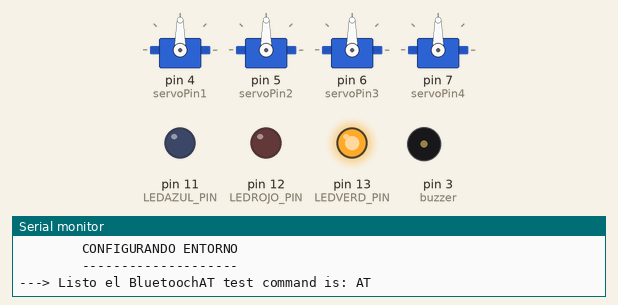
Bench run of a sketch on a simulated Arduino Uno, built with avr-gcc and run on an emulated ATmega328P. On the bench: 4 × servo, output pins drawn as LEDs (lit = HIGH), buzzer (waves = sounding), the last lines printed to the serial monitor. Random numbers use the default seed unless the sketch sets one.

Above: at 0.1 s.
At 10.2 s:
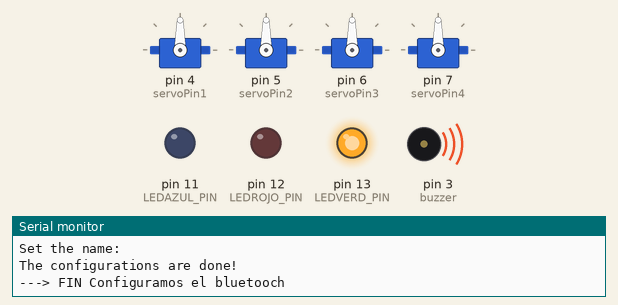
At 14.6 s:
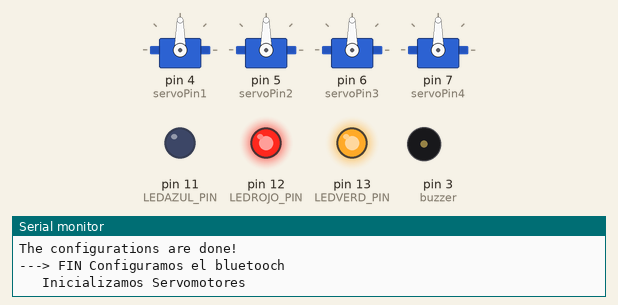
At 122.0 s:
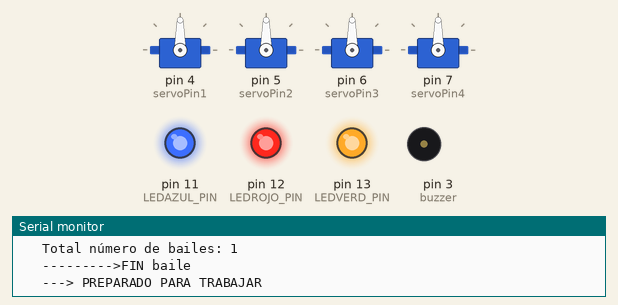
Timing chart, 0 to 128.4 s (numbered marks = the images above):
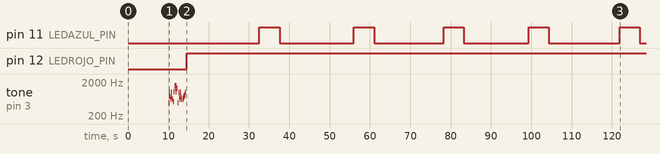

The sketch:

JLBR4DOF05.ino
```cpp
/*
Proceso: BR4DOF05.INO
Descripción: Robot Brazo Robotico con 4DOF y en modo Automático
Fecha: 11-05-2024
Autor: José Javier LLoris Roig
Email: javierllorisprogramador@gmail.com

Tarjetas para el harware:
--------------------------------------------------------------------------
Tarjeta arduino uno Rev3  = Tarjeta base arduino uno Rev
HC-06                     = Tarjeta Bluetooch con 4 pines
Sensor Shield V5.0        = Tarjeta para conectar 16 servomotores

Musica optenida:
--------------------------------------------------------------------------
La musica es la melodia de Pac-Man, es necesario conectar un zumbador
Mas melodias en: https://github.com/robsoncouto/arduino-songs

Información adicional para el Bluetooch HC-06
--------------------------------------------------------------------------
  Set baudrate to 9600
  AT+BAUD1  OK1200  Sets the baud rate to 1200
  AT+BAUD2  OK2400  Sets the baud rate to 2400
  AT+BAUD3  OK4800  Sets the baud rate to 4800
  AT+BAUD4  OK9600  Sets the baud rate to 9600
  AT+BAUD5  OK19200 Sets the baud rate to 19200
  AT+BAUD6  OK38400 Sets the baud rate to 38400
  AT+BAUD7  OK57600 Sets the baud rate to 57600
  AT+BAUD8  OK115200  Sets the baud rate to 115200
  AT+BAUD9  OK230400  Sets the baud rate to 230400
  AT+BAUDA  OK460800  Sets the baud rate to 460800
  AT+BAUDB  OK921600  Sets the baud rate to 921600
  AT+BAUDC  OK1382400 Sets the baud rate to 1382400

  Algunos comandos AT:
  --------------------
  AT+RESET - Reinicia el módulo
  AT+ORGL - Valores de fabrica
  AT+NAMExxxxx - Cambiar nombre
  AT+BAUDx - Cambiar velocidad
  AT+PINxxxx - Cambiar PIN de conexion

**************************************************************************
* NOTAS DEL AUTOR                                                        *
**************************************************************************

*/

#include <Servo.h>
#include <SoftwareSerial.h>

#define ROBOT_NAME "JLR_Robotics"

// Constantes para el bluetooch
#define BLUETOOTH_SPEED  9600  // 34800
#define BLUETOOTH_PINRX     9  // Pin  9 para RX del bluetooch
#define BLUETOOTH_PINTX    10  // Pin 10 para TX del bluetooch

// Constantes para los Leds
#define LEDAZUL_PIN       11   // Pin led azul
#define LEDROJO_PIN       12   // Pin led rojo
#define LEDVERD_PIN       13   // Pin led verde

// Constante para el zumbador
#define ZUMBADOR_PIN       3   // Pin zumbador

// Constante para la velocidad de los servomotores
//---------------------------------------->#define SPEEDDELAY        15   // Pin zumbador

//******************************************************************************
// NOTA:  modificar los digitos por el nombre de la constante en la llamada
//        que mueve los servos
//******************************************************************************

// Creamos el objeto mySerial para el bluetooch
// Connect the HC-06 TX to Arduino pin 10 RX.
// Connect the HC-06 RX to Arduino pin 11 TX.
SoftwareSerial mySerial( BLUETOOTH_PINRX, BLUETOOTH_PINTX);

//---> Define los pines para cada servomotor
const int servoPin1 = 4;  // Servo1 - Cadera
const int servoPin2 = 5;  // Servo2 - Antebrazo
const int servoPin3 = 6;  // Servo3 - Codo
const int servoPin4 = 7;  // Servo4 - Pinza

//---> Creamos los objetos para los 4 Servomotores
Servo servo1;             // Servo1 - Cadera
Servo servo2;             // Servo2 - Antebrazo
Servo servo3;             // Servo3 - Codo
Servo servo4;             // Servo4 - Pinza

/*---> Variables para el Blink LED */

// ledState used to set the LED (LOW - HIGH)
// ledState estado del LED (LOW - HIGH)
int ledState = LOW;

// Generally, you should use "unsigned long" for variables that hold time
// The value will quickly become too large for an int to store
// will store last time LED was updated

// Almacenará la última vez que se actualizó el LED
unsigned long previousMillis = 0;
// constants won't change:
const long interval = 10; //1000;  // interval at which to blink (milliseconds) por defecto poner 500
// check to see if it's time to blink the LED; that is, if the difference
// between the current time and last time you blinked the LED is bigger than
// the interval at which you want to blink the LED.
unsigned long currentMillis = 0;
/*----------------------------------------------------------------------*/

// Creamos el objeto mySerial para el bluetooch
//SoftwareSerial mySerial( BLUETOOTH_PINRX, BLUETOOTH_PINTX);

//---> Declaramos las variables para bluetooch
//char nBaudios ='4';   // Baudios a 9600

//---> Declaramos las variables de lectura serie
char a;               //
//char cReadSerial;   //
String readString;    //

// Notas para la melodia del Pac-Man
#define NOTE_B0  31
#define NOTE_C1  33
#define NOTE_CS1 35
#define NOTE_D1  37
#define NOTE_DS1 39
#define NOTE_E1  41
#define NOTE_F1  44
#define NOTE_FS1 46
#define NOTE_G1  49
#define NOTE_GS1 52
#define NOTE_A1  55
#define NOTE_AS1 58
#define NOTE_B1  62
#define NOTE_C2  65
#define NOTE_CS2 69
#define NOTE_D2  73
#define NOTE_DS2 78
#define NOTE_E2  82
#define NOTE_F2  87
#define NOTE_FS2 93
#define NOTE_G2  98
#define NOTE_GS2 104
#define NOTE_A2  110
#define NOTE_AS2 117
#define NOTE_B2  123
#define NOTE_C3  131
#define NOTE_CS3 139
#define NOTE_D3  147
#define NOTE_DS3 156
#define NOTE_E3  165
#define NOTE_F3  175
#define NOTE_FS3 185
#define NOTE_G3  196
#define NOTE_GS3 208
#define NOTE_A3  220
#define NOTE_AS3 233
#define NOTE_B3  247
#define NOTE_C4  262
#define NOTE_CS4 277
#define NOTE_D4  294
#define NOTE_DS4 311
#define NOTE_E4  330
#define NOTE_F4  349
#define NOTE_FS4 370
#define NOTE_G4  392
#define NOTE_GS4 415
#define NOTE_A4  440
#define NOTE_AS4 466
#define NOTE_B4  494
#define NOTE_C5  523
#define NOTE_CS5 554
#define NOTE_D5  587
#define NOTE_DS5 622
#define NOTE_E5  659
#define NOTE_F5  698
#define NOTE_FS5 740
#define NOTE_G5  784
#define NOTE_GS5 831
#define NOTE_A5  880
#define NOTE_AS5 932
#define NOTE_B5  988
#define NOTE_C6  1047
#define NOTE_CS6 1109
#define NOTE_D6  1175
#define NOTE_DS6 1245
#define NOTE_E6  1319
#define NOTE_F6  1397
#define NOTE_FS6 1480
#define NOTE_G6  1568
#define NOTE_GS6 1661
#define NOTE_A6  1760
#define NOTE_AS6 1865
#define NOTE_B6  1976
#define NOTE_C7  2093
#define NOTE_CS7 2217
#define NOTE_D7  2349
#define NOTE_DS7 2489
#define NOTE_E7  2637
#define NOTE_F7  2794
#define NOTE_FS7 2960
#define NOTE_G7  3136
#define NOTE_GS7 3322
#define NOTE_A7  3520
#define NOTE_AS7 3729
#define NOTE_B7  3951
#define NOTE_C8  4186
#define NOTE_CS8 4435
#define NOTE_D8  4699
#define NOTE_DS8 4978
#define REST        0

/*--------------------------------------------------------------------------------------*/
/* Función:                                                                             */
/* Descripción:                                                                         */
/* Devuelve: Nada                                                                       */
/*--------------------------------------------------------------------------------------*/
void MusicInit() {

// change this to make the song slower or faster
int tempo = 105;

// change this to whichever pin you want to use
int buzzer = 3;

// notes of the moledy followed by the duration.
// a 4 means a quarter note, 8 an eighteenth , 16 sixteenth, so on
// !!negative numbers are used to represent dotted notes,
// so -4 means a dotted quarter note, that is, a quarter plus an eighteenth!!
int melody[] = {

  // Pacman
  // Score available at https://musescore.com/user/85429/scores/107109
  NOTE_B4, 16, NOTE_B5, 16, NOTE_FS5, 16, NOTE_DS5, 16, //1
  NOTE_B5, 32, NOTE_FS5, -16, NOTE_DS5, 8, NOTE_C5, 16,
  NOTE_C6, 16, NOTE_G6, 16, NOTE_E6, 16, NOTE_C6, 32, NOTE_G6, -16, NOTE_E6, 8,

  NOTE_B4, 16,  NOTE_B5, 16,  NOTE_FS5, 16,   NOTE_DS5, 16,  NOTE_B5, 32,  //2
  NOTE_FS5, -16, NOTE_DS5, 8,  NOTE_DS5, 32, NOTE_E5, 32,  NOTE_F5, 32,
  NOTE_F5, 32,  NOTE_FS5, 32,  NOTE_G5, 32,  NOTE_G5, 32, NOTE_GS5, 32,  NOTE_A5, 16, NOTE_B5, 8
};

// sizeof gives the number of bytes, each int value is composed of two bytes (16 bits)
// there are two values per note (pitch and duration), so for each note there are four bytes
int notes = sizeof(melody) / sizeof(melody[0]) / 2;

// this calculates the duration of a whole note in ms
int wholenote = (60000 * 4) / tempo;

int divider = 0, noteDuration = 0;

  // iterate over the notes of the melody.
  // Remember, the array is twice the number of notes (notes + durations)
  for (int thisNote = 0; thisNote < notes * 2; thisNote = thisNote + 2) {

    // calculates the duration of each note
    divider = melody[thisNote + 1];
    if (divider > 0) {
      // regular note, just proceed
      noteDuration = (wholenote) / divider;
    } else if (divider < 0) {
      // dotted notes are represented with negative durations!!
      noteDuration = (wholenote) / abs(divider);
      noteDuration *= 1.5; // increases the duration in half for dotted notes
    }

    // we only play the note for 90% of the duration, leaving 10% as a pause
    tone(buzzer, melody[thisNote], noteDuration * 0.9);

    // Wait for the specief duration before playing the next note.
    delay(noteDuration);

    // stop the waveform generation before the next note.
    noTone(buzzer);
  }
}
/*--------------------------------------------------------------------------------------*/
/* Función: BlinkLed()                                                                  */
/* Descripción:                                                                         */
/* Devuelve: Nada                                                                       */
/*--------------------------------------------------------------------------------------*/
void BlinkLed() {

  currentMillis = millis();

  if (currentMillis - previousMillis >= interval){

     // save the last time you blinked the LED
     previousMillis = currentMillis;

     // if the LED is off turn it on and vice-versa:
     if (ledState == LOW){
        ledState = HIGH;
     } else {
       ledState = LOW;
     }

    // set the LED with the ledState of the variable:
    digitalWrite( LEDROJO_PIN, ledState);
  }
}
/*--------------------------------------------------------------------------------------*/
/* Función: ConectBluetooch()                                                           */
/* Descripción:                                                                         */
/* Devuelve: Nada                                                                       */
/*--------------------------------------------------------------------------------------*/
void ConectBluetooch() {

  //Serial.begin(BLUETOOTH_SPEED);		// comunicacion de monitor serial a 9600 bps
  //Serial.println("Listo");	// escribe Listo en el monitor
  //mySerial.begin(BLUETOOTH_SPEED);		// comunicacion serie entre Arduino y el modulo a 38400 bps

  // Configuramos la velocidad para Bluetooth
  //Serial.begin(BLUETOOTH_SPEED);
  //mySerial.begin(BLUETOOTH_SPEED);

  // Configuramos la velocidad para Bluetooth
  Serial.begin(BLUETOOTH_SPEED);
  mySerial.begin(BLUETOOTH_SPEED);

  // Configuramos la velocidad de consulta al puerto de serie
  mySerial.setTimeout(1);

  // Espera 20 milisegundos
  delay(20);

  // Activamos los pin del bluetooch
  digitalWrite(BLUETOOTH_PINRX, HIGH);
  digitalWrite(BLUETOOTH_PINTX, HIGH);

//---------------------------------------probar con attach  AQUI---------------------------------------

  // Mensajes al puerto de serie
  Serial.print("---> Listo el Bluetooch");

  // Should respond with OK
  Serial.print("AT test command is: ");
  Serial.print("AT");
  waitResponse();

  // Set baud rate to 9600
  Serial.print("Set baud rate: ");
  mySerial.print("AT+BAUD4");
  waitResponse();

  // Should respond with its version
  Serial.print("AT version is: ");
  mySerial.print("AT+VERSION");
  waitResponse();

  // Set pin
  Serial.print("Set pin: ");
  mySerial.print("AT+PIN1234");
  waitResponse();

  // Set the name to ROBOT_NAME
  Serial.print("Set the name: ");
  String rnc = String("AT+NAME") + String(ROBOT_NAME);
  mySerial.print(rnc);
  waitResponse();

  Serial.println("The configurations are done!");
  Serial.println("---> FIN Configuramos el bluetooch");

}
/*--------------------------------------------------------------------------------------*/
/* Función: waitResponse()                                                              */
/* Descripción:                                                                         */
/* Devuelve: Nada                                                                       */
/*--------------------------------------------------------------------------------------*/
void waitResponse() {

    delay(2000);

    while (mySerial.available()) {
        Serial.write(mySerial.read());
    }

    Serial.write("\n");
}
/*--------------------------------------------------------------------------------------*/
/* Función:                                                                             */
/* Descripción:                                                                         */
/* Devuelve: Nada                                                                       */
/*--------------------------------------------------------------------------------------*/
void moveServoSmoothly(Servo servo, int targetPos, int stepDelay) {

  int currentPos = servo.read();

  if (currentPos < targetPos) {
    for (int i = currentPos; i <= targetPos; i++) {
      servo.write(i);
      delay(stepDelay);
    }
  } else {
    for (int i = currentPos; i >= targetPos; i--) {
      servo.write(i);
      delay(stepDelay);
    }
  }
}
/*--------------------------------------------------------------------------------------*/
/* Función: setup()                                                                     */
/* Descripción:                                                                         */
/* Devuelve: Nada                                                                       */
/*--------------------------------------------------------------------------------------*/
void setup() {

  // Configuramos la velocidad trasmisión del puerto de serie
  Serial.begin( BLUETOOTH_SPEED );

  // Mensajes al puerto de serie
  Serial.println( "        CONFIGURANDO ENTORNO" );
  Serial.println( "        --------------------" );

  // Configuramos los pines para los servomotores
  servo1.attach( servoPin1 );
  servo2.attach( servoPin2 );
  servo3.attach( servoPin3 );
  servo4.attach( servoPin4 );

  // Configuramos loa 4 servomotores como entradas
  pinMode( servoPin1, OUTPUT );
  pinMode( servoPin2, OUTPUT );
  pinMode( servoPin3, OUTPUT );
  pinMode( servoPin4, OUTPUT );

  // Configuramos los led como salida
  pinMode( LEDROJO_PIN, OUTPUT );
  pinMode( LEDVERD_PIN, OUTPUT );
  pinMode( LEDAZUL_PIN, OUTPUT );

  // Encendemos led verde
  digitalWrite( LEDVERD_PIN, HIGH );

  // Configuramos y activamos el bluetooch
  ConectBluetooch();

  // Inicia la musica para indicar que el robot se va a poner en marcha
  MusicInit();

  // Inicia la demostración del ROBOT
  //InitDance();
  // Desconectamos el Led rojo
  //digitalWrite(LEDROJO_PIN, LOW);
  //delay(500);
  // Conectamos el Led azul,rojo y esperamos 3000 milisegundos
  //digitalWrite(LEDAZUL_PIN, HIGH);
  //digitalWrite(LEDVERD_PIN, HIGH);
  //delay(3000);
  // Desconectamos el Led azul
  //digitalWrite(LEDAZUL_PIN, LOW);

}
/*--------------------------------------------------------------------------------------*/
/* Función: InitDance()                                                                 */
/* Descripción:                                                                         */
/* Devuelve: Nada                                                                       */
/*--------------------------------------------------------------------------------------*/
void InitDance() {

  // Mensajes al puerto de serie
  Serial.println( "\t Inicializamos Servomotores" );

  // Inicializamos los servomotores
  moveServoSmoothly( servo1, 180, 15 ); //90
  moveServoSmoothly( servo2, 180, 15 );//180
  moveServoSmoothly( servo3, 180, 15 );//0
  moveServoSmoothly( servo4,   0, 15 );//0

  // Espera 500 milisegundos
  delay(500);

  // Mensajes al puerto de serie
  Serial.println( "\t ---> Iniciamos Baile" );

  // Comenzamos la demostración del ROBOT
  for (int repeat = 1; repeat < 2; repeat++ )
  {
    // Hacemos parpadear el led rojo
    // BlinkLed();

    // Realiza el baile de los servomotores
    for (int i = 1; i < 2; i++)
    {
      if( i == 1)
      {

        Serial.println("\t Dentro del If(i == 1)");

        // Mueve los servomotores a diferentes posiciones aleatorias
        // en la primera vuelta.
        // El servomotor 2 y 3 le indico que el maximo hacia abajo
        // 150 grados para que no choque con la caja de conexiones
        moveServoSmoothly( servo1, random( 0, 180 ), 15 );
        moveServoSmoothly( servo2, random( 0, 150 ), 15 );//180//150
        moveServoSmoothly( servo3, random( 0, 150 ), 15 );//180
        moveServoSmoothly( servo4, random( 0,  90 ), 15 );
        /*
        moveServoSmoothly( servo4, random( 0,  90 ), 15 );
        moveServoSmoothly( servo3, random( 0, 180 ), 15 );
        moveServoSmoothly( servo2, random( 0,  90 ), 15 );
        moveServoSmoothly( servo1, random( 0, 180 ), 15 );
        */
        moveServoSmoothly( servo2,   0, 15 );
        moveServoSmoothly( servo2, 150, 15 );
        moveServoSmoothly( servo2,  90, 15 );

        moveServoSmoothly( servo3,   0, 15 );
        moveServoSmoothly( servo3, 150, 15 );
        moveServoSmoothly( servo3,  90, 15 );

        moveServoSmoothly( servo1, 180, 15 );
        moveServoSmoothly( servo1,   0, 15 );

        moveServoSmoothly( servo4, 180, 15 );

      }
      else
      {

        Serial.println("\t Dentro del if(i != 1)");

        // Mueve los servomotores a diferentes posiciones aleatorias
        // en la segunda vuelta.
        // El servomotor 2 y 3 le indico que el maximo hacia arriba
        // 150 grados para que no choque con la caja de conexiones
        // que le indique en el if( i == 1) anteriormente.
        moveServoSmoothly( servo1, random( 180, 0 ), 15 );
        moveServoSmoothly( servo2, random( 180, 0 ), 15 );
        moveServoSmoothly( servo3, random( 180, 0 ), 15 );
        moveServoSmoothly( servo4, random(  90, 0 ), 15 );
       /*
        moveServoSmoothly( servo4, random(  90, 0 ), 15 );
        moveServoSmoothly( servo3, random( 180, 0 ), 15 );
        moveServoSmoothly( servo2, random( 90, 0 ), 15 );
        moveServoSmoothly( servo1, random( 180, 0 ), 15 );
        */
       /*
        moveServoSmoothly( servo2,  90, 15 );
        moveServoSmoothly( servo2,  0, 15 );
        moveServoSmoothly( servo3, 180, 15 );
        moveServoSmoothly( servo3,   0, 15 );
        moveServoSmoothly( servo1,  0, 15 );
        moveServoSmoothly( servo1,  90, 15 );
        moveServoSmoothly( servo4, 0, 15 );
      */

        moveServoSmoothly( servo2,   0, 15 );
        moveServoSmoothly( servo2, 150, 15 );
        moveServoSmoothly( servo2,  90, 15 );

        moveServoSmoothly( servo3,   0, 15 );
        moveServoSmoothly( servo3, 150, 15 );
        moveServoSmoothly( servo3,  90, 15 );

        moveServoSmoothly( servo1, 180, 15 );
        moveServoSmoothly( servo1,   0, 15 );
        moveServoSmoothly( servo4, 180, 15 );

      }
    }

  // Espera 500 milisegundos
  delay(500);

  // Mensajes al puerto de serie
  Serial.println( "\t Total número de bailes: " + String(repeat) );
  Serial.println( "\t --------->FIN baile" );

  }

  // Mensajes al puerto de serie
  Serial.println( "\t ---> PREPARADO PARA TRABAJAR" );

}
/*--------------------------------------------------------------------------------------*/
/* Función: loop()                                                                      */
/* Descripción:                                                                         */
/* Devuelve: Nada                                                                       */
/*--------------------------------------------------------------------------------------*/
void loop(){

  // Encendemos led rojo
  digitalWrite(LEDROJO_PIN, HIGH );

  // Llamamos a la función que realiza la demostración del ROBOT
  InitDance();

  // conectamos el Led azul
  digitalWrite(LEDAZUL_PIN, HIGH);

  // Espera 5000 milisegundos
  delay(5000);

  // Desconectamos el Led azul y rojo
  digitalWrite(LEDAZUL_PIN, LOW);
  digitalWrite(LEDROJO_PIN, LOW);

}
```

Measured:
- by itself, pin 11 (LEDAZUL_PIN): repeats every 23.4 s: LOW 18.4 s, HIGH 5.0 s
- by itself, pin 12 (LEDROJO_PIN): LOW → HIGH at 14.5 s
